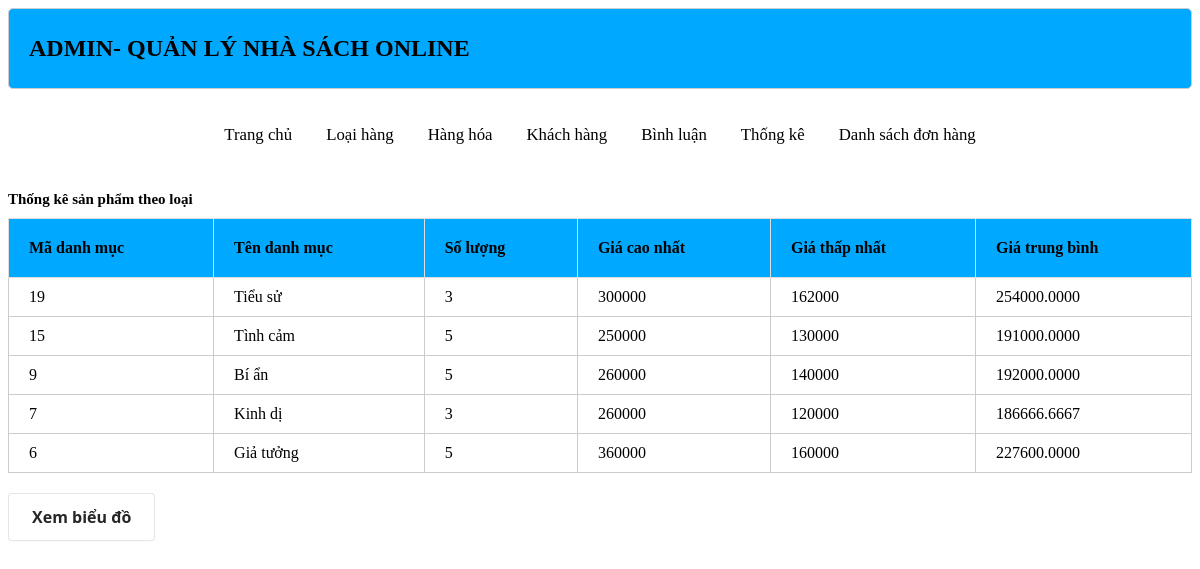
The page /Nhom7DA1-HoangGiaLamPD08475/admin/index.php?act=thongke on the database its author committed.
### tables this page shows
CREATE TABLE `danhmuc` (
  `id` int(11) NOT NULL AUTO_INCREMENT,
  `name` varchar(255) DEFAULT NULL,
  PRIMARY KEY (`id`)
);

### Nhom7DA1-HoangGiaLamPD08475/admin/model/pdo.php (called while the page is built, shortened)
<?php
function pdo_get_connection(){
    $dburl = "mysql:host=localhost;dbname=xshopdb;charset=utf8";
    $username = 'root';
    $password = '01272529957a';
    $conn = new PDO($dburl, $username, $password);
    $conn->setAttribute(PDO::ATTR_ERRMODE, PDO::ERRMODE_EXCEPTION);
    return $conn;
}
function pdo_query($sql){
    $sql_args = array_slice(func_get_args(), 1);
    try{
        $conn = pdo_get_connection();
        $stmt = $conn->prepare($sql);
        $stmt->execute($sql_args);
        $rows = $stmt->fetchAll();
        return $rows;
    }
    catch(PDOException $e){
        throw $e;
    }
    finally{
        unset($conn);
    }
}

### Nhom7DA1-HoangGiaLamPD08475/admin/model/thongke.php (called while the page is built)
<?php
   function loadall_thongke(){
       $sql = "select danhmuc.id as madm, danhmuc.name as tendm, count(sanpham.id) as countsp, min(sanpham.price) as minprice, max(sanpham.price) as maxprice, avg(sanpham.price) as avgprice";
       $sql .= " from sanpham left join danhmuc on danhmuc.id=sanpham.iddm ";
       $sql .= "group by danhmuc.id order by danhmuc.id desc";
       $listtk = pdo_query($sql);
       return $listtk;
   }
?>

### Nhom7DA1-HoangGiaLamPD08475/admin/thongke/list.php (the view, shortened to what this page needs)
<div class="row">
            <div class="row frmtitle  ">
                <H1>Thống kê sản phẩm theo loại</H1>
            </div>
            <div class="row frmcontent">
            <div class="row mb formdsloai">
                    <table>
                        <tr>
                            <th>Mã danh mục</th>
                            <th>Tên danh mục</th>
                            <th>Số lượng</th>
                            <th>Giá cao nhất</th>
                            <th>Giá thấp nhất</th>
                            <th>Giá trung bình</th>
                        </tr>
                        <?php
                            foreach ($listtk as $thongke) {
                                extract($thongke);
                                echo ' <tr>
                                <td>'.$madm.'</td>
                                <td>'.$tendm.'</td>
                                <td>'.$countsp.'</td>
                                <td>'.$maxprice.'</td>
                                <td>'.$minprice.'</td>
                                <td>'.$avgprice.'</td>
                            </tr>';
                            }
                         ?>
                    </table>
                </div>
                <div class="row mb10">
                    <a href="index.php?act=bieudo"> <input type="button" value="Xem biểu đồ"></a>
                </div>
                </div>
            </div>
        </div>

### Nhom7DA1-HoangGiaLamPD08475/view/css/style.css (style rules this page uses)
.row { float: left; width: 100%; }
.mb { margin-bottom: 20px; }
.mb10 { margin-bottom: 10px; }
.formdsloai table { width: 100%; border-collapse: collapse; }
.formdsloai table th { padding: 20px; background-color: #CCC; }
.formdsloai table td { padding: 10px 20px; border: 1px #CCC solid; }
* { box-sizing:border-box }

### Nhom7DA1-HoangGiaLamPD08475/admin/header.php (style rules this page uses)
.formdsloai table th { background-color: #00A9FF; }

### Nhom7DA1-HoangGiaLamPD08475/admin/thongke/list.php (style rules this page uses)
table, td, th { border: 1px solid #ddd; text-align: left; }
table { border-collapse: collapse; width: 100%; }
th, td { padding: 15px; }
h1 { font-size: 15px }
input { align-items: center; background-color: #FFFFFF; border: 1px solid rgba(0, 0, 0, 0.1); border-radius: .25rem; box-shadow: rgba(0, 0, 0, 0.02) 0 1px 3px 0; box-sizing: border-box; color: rgba(0, 0, 0, 0.85); cursor: pointer; display: inline-flex; font-family: system-ui,-apple-system,system-ui,"Helvetica Neue",Helvetica,Arial,sans-serif; font-size: 16px; font-weight: 600; justify-content: center; line-height: 1.25; margin: 0; min-height: 3rem; padding: calc(.875rem - 1px) calc(1.5rem - 1px); position: relative; text-decoration: none; transition: all 250ms; user-select: none; -webkit-user-select: none; touch-action: manipulation; vertical-align: baseline; width: auto; }

### rows shown on the page
danhmuc: id "19", name "Tiểu sử", countsp "3", maxprice "300000", minprice "162000", avgprice "254000.0000"
danhmuc: id "15", name "Tình cảm", countsp "5", maxprice "250000", minprice "130000", avgprice "191000.0000"
danhmuc: id "9", name "Bí ẩn", countsp "5", maxprice "260000", minprice "140000", avgprice "192000.0000"
danhmuc: id "7", name "Kinh dị", countsp "3", maxprice "260000", minprice "120000", avgprice "186666.6667"
danhmuc: id "6", name "Giả tưởng", countsp "5", maxprice "360000", minprice "160000", avgprice "227600.0000"
